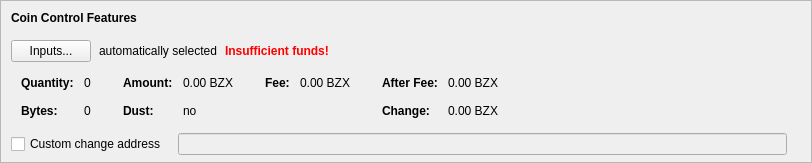
    <widget class="QFrame" name="frameCoinControl">
     <property name="sizePolicy">
      <sizepolicy hsizetype="Expanding" vsizetype="Expanding">
       <horstretch>0</horstretch>
       <verstretch>0</verstretch>
      </sizepolicy>
     </property>
     <property name="maximumSize">
      <size>
       <width>16777215</width>
       <height>16777215</height>
      </size>
     </property>
     <property name="frameShape">
      <enum>QFrame::StyledPanel</enum>
     </property>
     <property name="frameShadow">
      <enum>QFrame::Sunken</enum>
     </property>
     <layout class="QVBoxLayout" name="verticalLayoutCoinControl2">
      <property name="spacing">
       <number>0</number>
      </property>
      <property name="leftMargin">
       <number>0</number>
      </property>
      <property name="topMargin">
       <number>0</number>
      </property>
      <property name="rightMargin">
       <number>0</number>
      </property>
      <property name="bottomMargin">
       <number>6</number>
      </property>
      <item>
       <layout class="QVBoxLayout" name="verticalLayoutCoinControl" stretch="0,0,0,0,1">
        <property name="spacing">
         <number>0</number>
        </property>
        <property name="leftMargin">
         <number>10</number>
        </property>
        <property name="topMargin">
         <number>10</number>
        </property>
        <item>
         <layout class="QHBoxLayout" name="horizontalLayoutCoinControl1">
          <property name="bottomMargin">
           <number>15</number>
          </property>
          <item>
           <widget class="QLabel" name="labelCoinControlFeatures">
            <property name="sizePolicy">
             <sizepolicy hsizetype="Preferred" vsizetype="Maximum">
              <horstretch>0</horstretch>
              <verstretch>0</verstretch>
             </sizepolicy>
            </property>
            <property name="font">
             <font>
              <weight>75</weight>
              <bold>true</bold>
             </font>
            </property>
            <property name="styleSheet">
             <string notr="true">font-weight:bold;</string>
            </property>
            <property name="text">
             <string>Coin Control Features</string>
            </property>
           </widget>
          </item>
         </layout>
        </item>
        <item>
         <layout class="QHBoxLayout" name="horizontalLayoutCoinControl2" stretch="0,0,0,0">
          <property name="spacing">
           <number>8</number>
          </property>
          <property name="bottomMargin">
           <number>10</number>
          </property>
          <item>
           <widget class="QPushButton" name="pushButtonCoinControl">
            <property name="styleSheet">
             <string notr="true"/>
            </property>
            <property name="text">
             <string>Inputs...</string>
            </property>
            <property name="autoDefault">
             <bool>false</bool>
            </property>
           </widget>
          </item>
          <item>
           <widget class="QLabel" name="labelCoinControlAutomaticallySelected">
            <property name="text">
             <string>automatically selected</string>
            </property>
            <property name="margin">
             <number>5</number>
            </property>
           </widget>
          </item>
          <item>
           <widget class="QLabel" name="labelCoinControlInsuffFunds">
            <property name="font">
             <font>
              <weight>75</weight>
              <bold>true</bold>
             </font>
            </property>
            <property name="styleSheet">
             <string notr="true">color:red;font-weight:bold;</string>
            </property>
            <property name="text">
             <string>Insufficient funds!</string>
            </property>
            <property name="margin">
             <number>5</number>
            </property>
           </widget>
          </item>
          <item>
           <spacer name="horizontalSpacerCoinControl">
            <property name="orientation">
             <enum>Qt::Horizontal</enum>
            </property>
            <property name="sizeHint" stdset="0">
             <size>
              <width>40</width>
              <height>1</height>
             </size>
            </property>
           </spacer>
          </item>
         </layout>
        </item>
        <item>
         <widget class="QWidget" name="widgetCoinControl" native="true">
          <property name="sizePolicy">
           <sizepolicy hsizetype="Preferred" vsizetype="Preferred">
            <horstretch>0</horstretch>
            <verstretch>0</verstretch>
           </sizepolicy>
          </property>
          <property name="minimumSize">
           <size>
            <width>0</width>
            <height>0</height>
           </size>
          </property>
          <property name="styleSheet">
           <string notr="true"/>
          </property>
          <layout class="QHBoxLayout" name="horizontalLayoutCoinControl5">
           <property name="leftMargin">
            <number>0</number>
           </property>
           <property name="topMargin">
            <number>0</number>
           </property>
           <property name="rightMargin">
            <number>0</number>
           </property>
           <property name="bottomMargin">
            <number>0</number>
           </property>
           <item>
            <layout class="QHBoxLayout" name="horizontalLayoutCoinControl3" stretch="0,0,0,1">
             <property name="spacing">
              <number>20</number>
             </property>
             <property name="topMargin">
              <number>0</number>
             </property>
             <property name="bottomMargin">
              <number>10</number>
             </property>
             <item>
              <layout class="QFormLayout" name="formLayoutCoinControl1">
               <property name="horizontalSpacing">
                <number>10</number>
               </property>
               <property name="verticalSpacing">
                <number>14</number>
               </property>
               <property name="leftMargin">
                <number>10</number>
               </property>
               <property name="topMargin">
                <number>4</number>
               </property>
               <property name="rightMargin">
                <number>6</number>
               </property>
               <item row="0" column="0">
                <widget class="QLabel" name="labelCoinControlQuantityText">
                 <property name="font">
                  <font>
                   <weight>75</weight>
                   <bold>true</bold>
                  </font>
                 </property>
                 <property name="text">
                  <string>Quantity:</string>
                 </property>
                 <property name="margin">
                  <number>0</number>
                 </property>
                </widget>
               </item>
               <item row="0" column="1">
                <widget class="QLabel" name="labelCoinControlQuantity">
                 <property name="cursor">
                  <cursorShape>IBeamCursor</cursorShape>
                 </property>
                 <property name="contextMenuPolicy">
                  <enum>Qt::ActionsContextMenu</enum>
                 </property>
                 <property name="text">
                  <string notr="true">0</string>
                 </property>
                 <property name="margin">
                  <number>0</number>
                 </property>
                 <property name="textInteractionFlags">
                  <set>Qt::LinksAccessibleByMouse|Qt::TextSelectableByKeyboard|Qt::TextSelectableByMouse</set>
                 </property>
                </widget>
               </item>
               <item row="1" column="0">
                <widget class="QLabel" name="labelCoinControlBytesText">
                 <property name="font">
                  <font>
                   <weight>75</weight>
                   <bold>true</bold>
                  </font>
                 </property>
                 <property name="text">
                  <string>Bytes:</string>
                 </property>
                </widget>
               </item>
               <item row="1" column="1">
                <widget class="QLabel" name="labelCoinControlBytes">
                 <property name="cursor">
                  <cursorShape>IBeamCursor</cursorShape>
                 </property>
                 <property name="contextMenuPolicy">
                  <enum>Qt::ActionsContextMenu</enum>
                 </property>
                 <property name="text">
                  <string notr="true">0</string>
                 </property>
                 <property name="textInteractionFlags">
                  <set>Qt::LinksAccessibleByMouse|Qt::TextSelectableByKeyboard|Qt::TextSelectableByMouse</set>
                 </property>
                </widget>
               </item>
              </layout>
             </item>
             <item>
              <layout class="QFormLayout" name="formLayoutCoinControl2">
               <property name="horizontalSpacing">
                <number>10</number>
               </property>
               <property name="verticalSpacing">
                <number>14</number>
               </property>
               <property name="leftMargin">
                <number>6</number>
               </property>
               <property name="topMargin">
                <number>4</number>
               </property>
               <property name="rightMargin">
                <number>6</number>
               </property>
               <item row="0" column="0">
                <widget class="QLabel" name="labelCoinControlAmountText">
                 <property name="font">
                  <font>
                   <weight>75</weight>
                   <bold>true</bold>
                  </font>
                 </property>
                 <property name="text">
                  <string>Amount:</string>
                 </property>
                 <property name="margin">
                  <number>0</number>
                 </property>
                </widget>
               </item>
               <item row="0" column="1">
                <widget class="QLabel" name="labelCoinControlAmount">
                 <property name="cursor">
                  <cursorShape>IBeamCursor</cursorShape>
                 </property>
                 <property name="contextMenuPolicy">
                  <enum>Qt::ActionsContextMenu</enum>
                 </property>
                 <property name="text">
                  <string notr="true">0.00 BZX</string>
                 </property>
                 <property name="textInteractionFlags">
                  <set>Qt::LinksAccessibleByMouse|Qt::TextSelectableByKeyboard|Qt::TextSelectableByMouse</set>
                 </property>
                </widget>
               </item>
               <item row="1" column="0">
                <widget class="QLabel" name="labelCoinControlLowOutputText">
                 <property name="font">
                  <font>
                   <weight>75</weight>
                   <bold>true</bold>
                  </font>
                 </property>
                 <property name="text">
                  <string>Dust:</string>
                 </property>
                </widget>
               </item>
               <item row="1" column="1">
                <widget class="QLabel" name="labelCoinControlLowOutput">
                 <property name="cursor">
                  <cursorShape>IBeamCursor</cursorShape>
                 </property>
                 <property name="contextMenuPolicy">
                  <enum>Qt::ActionsContextMenu</enum>
                 </property>
                 <property name="text">
                  <string notr="true">no</string>
                 </property>
                 <property name="textInteractionFlags">
                  <set>Qt::LinksAccessibleByMouse|Qt::TextSelectableByKeyboard|Qt::TextSelectableByMouse</set>
                 </property>
                </widget>
               </item>
              </layout>
             </item>
             <item>
              <layout class="QFormLayout" name="formLayoutCoinControl3">
               <property name="horizontalSpacing">
                <number>10</number>
               </property>
               <property name="verticalSpacing">
                <number>14</number>
               </property>
               <property name="leftMargin">
                <number>6</number>
               </property>
               <property name="topMargin">
                <number>4</number>
               </property>
               <property name="rightMargin">
                <number>6</number>
               </property>
               <item row="0" column="0">
                <widget class="QLabel" name="labelCoinControlFeeText">
                 <property name="font">
                  <font>
                   <weight>75</weight>
                   <bold>true</bold>
                  </font>
                 </property>
                 <property name="text">
                  <string>Fee:</string>
                 </property>
                 <property name="margin">
                  <number>0</number>
                 </property>
                </widget>
               </item>
               <item row="0" column="1">
                <widget class="QLabel" name="labelCoinControlFee">
                 <property name="cursor">
                  <cursorShape>IBeamCursor</cursorShape>
                 </property>
                 <property name="contextMenuPolicy">
                  <enum>Qt::ActionsContextMenu</enum>
                 </property>
                 <property name="text">
                  <string notr="true">0.00 BZX</string>
                 </property>
                 <property name="textInteractionFlags">
                  <set>Qt::LinksAccessibleByMouse|Qt::TextSelectableByKeyboard|Qt::TextSelectableByMouse</set>
                 </property>
                </widget>
               </item>
              </layout>
             </item>
             <item>
              <layout class="QFormLayout" name="formLayoutCoinControl4">
               <property name="horizontalSpacing">
                <number>10</number>
               </property>
               <property name="verticalSpacing">
                <number>14</number>
               </property>
               <property name="leftMargin">
                <number>6</number>
               </property>
               <property name="topMargin">
                <number>4</number>
               </property>
               <property name="rightMargin">
                <number>6</number>
               </property>
               <item row="0" column="0">
                <widget class="QLabel" name="labelCoinControlAfterFeeText">
                 <property name="font">
                  <font>
                   <weight>75</weight>
                   <bold>true</bold>
                  </font>
                 </property>
                 <property name="text">
                  <string>After Fee:</string>
                 </property>
                 <property name="margin">
                  <number>0</number>
                 </property>
                </widget>
               </item>
               <item row="0" column="1">
                <widget class="QLabel" name="labelCoinControlAfterFee">
                 <property name="cursor">
                  <cursorShape>IBeamCursor</cursorShape>
                 </property>
                 <property name="contextMenuPolicy">
                  <enum>Qt::ActionsContextMenu</enum>
                 </property>
                 <property name="text">
                  <string notr="true">0.00 BZX</string>
                 </property>
                 <property name="textInteractionFlags">
                  <set>Qt::LinksAccessibleByMouse|Qt::TextSelectableByKeyboard|Qt::TextSelectableByMouse</set>
                 </property>
                </widget>
               </item>
               <item row="1" column="0">
                <widget class="QLabel" name="labelCoinControlChangeText">
                 <property name="font">
                  <font>
                   <weight>75</weight>
                   <bold>true</bold>
                  </font>
                 </property>
                 <property name="text">
                  <string>Change:</string>
                 </property>
                </widget>
               </item>
               <item row="1" column="1">
                <widget class="QLabel" name="labelCoinControlChange">
                 <property name="cursor">
                  <cursorShape>IBeamCursor</cursorShape>
                 </property>
                 <property name="contextMenuPolicy">
                  <enum>Qt::ActionsContextMenu</enum>
                 </property>
                 <property name="text">
                  <string notr="true">0.00 BZX</string>
                 </property>
                 <property name="textInteractionFlags">
                  <set>Qt::LinksAccessibleByMouse|Qt::TextSelectableByKeyboard|Qt::TextSelectableByMouse</set>
                 </property>
                </widget>
               </item>
              </layout>
             </item>
            </layout>
           </item>
          </layout>
         </widget>
        </item>
        <item>
         <layout class="QHBoxLayout" name="horizontalLayoutCoinControl4" stretch="0,0,0">
          <property name="spacing">
           <number>12</number>
          </property>
          <property name="sizeConstraint">
           <enum>QLayout::SetDefaultConstraint</enum>
          </property>
          <property name="topMargin">
           <number>5</number>
          </property>
          <property name="rightMargin">
           <number>5</number>
          </property>
          <item>
           <widget class="QCheckBox" name="checkBoxCoinControlChange">
            <property name="toolTip">
             <string>If this is activated, but the change address is empty or invalid, change will be sent to a newly generated address.</string>
            </property>
            <property name="text">
             <string>Custom change address</string>
            </property>
           </widget>
          </item>
          <item>
           <widget class="QValidatedLineEdit" name="lineEditCoinControlChange">
            <property name="enabled">
             <bool>false</bool>
            </property>
            <property name="sizePolicy">
             <sizepolicy hsizetype="Expanding" vsizetype="Fixed">
              <horstretch>0</horstretch>
              <verstretch>0</verstretch>
             </sizepolicy>
            </property>
           </widget>
          </item>
          <item>
           <widget class="QLabel" name="labelCoinControlChangeLabel">
            <property name="sizePolicy">
             <sizepolicy hsizetype="Preferred" vsizetype="Expanding">
              <horstretch>0</horstretch>
              <verstretch>0</verstretch>
             </sizepolicy>
            </property>
            <property name="minimumSize">
             <size>
              <width>0</width>
              <height>0</height>
             </size>
            </property>
            <property name="text">
             <string/>
            </property>
            <property name="margin">
             <number>3</number>
            </property>
           </widget>
          </item>
         </layout>
        </item>
        <item>
         <spacer name="verticalSpacerCoinControl">
          <property name="orientation">
           <enum>Qt::Vertical</enum>
          </property>
          <property name="sizeHint" stdset="0">
           <size>
            <width>800</width>
            <height>1</height>
           </size>
          </property>
         </spacer>
        </item>
       </layout>
      </item>
     </layout>
    </widget>
